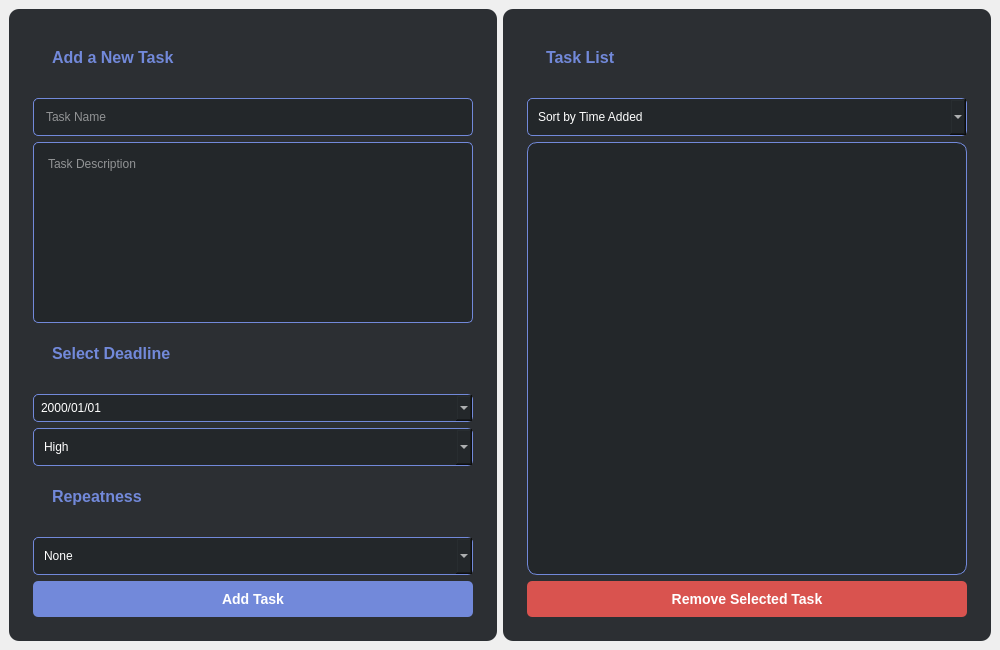
<?xml version="1.0" encoding="UTF-8"?>
<ui version="4.0">
 <class>MainWindow</class>
 <widget class="QMainWindow" name="MainWindow">
  <property name="geometry">
   <rect>
    <x>0</x>
    <y>0</y>
    <width>1000</width>
    <height>650</height>
   </rect>
  </property>
  <property name="windowTitle">
   <string>Modern To-Do List</string>
  </property>
  <widget class="QWidget" name="centralwidget">
   <layout class="QHBoxLayout" name="horizontalLayout">
    <item>
     <widget class="QFrame" name="inputFrame">
      <property name="styleSheet">
       <string>
        background-color: #2c2f33;
        color: #ffffff;
        border-radius: 10px;
        padding: 15px;
       </string>
      </property>
      <layout class="QVBoxLayout" name="verticalLayout">
       <item>
        <widget class="QLabel" name="inputLabel">
         <property name="styleSheet">
          <string>
           font-size: 16px;
           font-weight: bold;
           margin-bottom: 10px;
           color: #7289da;
          </string>
         </property>
         <property name="text">
          <string>Add a New Task</string>
         </property>
        </widget>
       </item>
       <item>
        <widget class="QLineEdit" name="taskNameInput">
         <property name="styleSheet">
          <string>
           padding: 10px;
           border: 1px solid #7289da;
           border-radius: 5px;
           background-color: #23272a;
           color: #ffffff;
          </string>
         </property>
         <property name="placeholderText">
          <string>Task Name</string>
         </property>
        </widget>
       </item>
       <item>
        <widget class="QTextEdit" name="taskDescInput">
         <property name="styleSheet">
          <string>
           padding: 10px;
           border: 1px solid #7289da;
           border-radius: 5px;
           background-color: #23272a;
           color: #ffffff;
          </string>
         </property>
         <property name="placeholderText">
          <string>Task Description</string>
         </property>
        </widget>
       </item>
       <item>
        <widget class="QLabel" name="deadlineLabel">
         <property name="styleSheet">
          <string notr="true">
           font-size: 16px;
           font-weight: bold;
           margin-bottom: 10px;
           color: #7289da;
          </string>
         </property>
         <property name="text">
          <string>Select Deadline</string>
         </property>
        </widget>
       </item>
       <item>
        <widget class="QDateEdit" name="dateInput">
         <property name="styleSheet">
          <string>
           padding: 5px;
           border: 1px solid #7289da;
           border-radius: 5px;
           background-color: #23272a;
           color: #ffffff;
          </string>
         </property>
         <property name="displayFormat">
          <string>yyyy/MM/dd</string>
         </property>
         <property name="calendarPopup">
          <bool>true</bool>
         </property>
        </widget>
       </item>
       <item>
        <widget class="QComboBox" name="priorityInput">
         <property name="styleSheet">
          <string>
           padding: 10px;
           border: 1px solid #7289da;
           border-radius: 5px;
           background-color: #23272a;
           color: #ffffff;
          </string>
         </property>
         <item>
          <property name="text">
           <string>High</string>
          </property>
         </item>
         <item>
          <property name="text">
           <string>Medium</string>
          </property>
         </item>
         <item>
          <property name="text">
           <string>Low</string>
          </property>
         </item>
        </widget>
       </item>
       <item>
        <widget class="QLabel" name="repeatLabel">
         <property name="styleSheet">
          <string notr="true">
           font-size: 16px;
           font-weight: bold;
           margin-bottom: 10px;
           color: #7289da;
          </string>
         </property>
         <property name="text">
          <string>Repeatness</string>
         </property>
        </widget>
       </item>
       <item>
        <widget class="QComboBox" name="repeatInput">
         <property name="styleSheet">
          <string>
           padding: 10px;
           border: 1px solid #7289da;
           border-radius: 5px;
           background-color: #23272a;
           color: #ffffff;
          </string>
         </property>
         <item>
          <property name="text">
           <string>None</string>
          </property>
         </item>
         <item>
          <property name="text">
           <string>Daily</string>
          </property>
         </item>
         <item>
          <property name="text">
           <string>Weekly</string>
          </property>
         </item>
         <item>
          <property name="text">
           <string>Monthly</string>
          </property>
         </item>
         <item>
          <property name="text">
           <string>Yearly</string>
          </property>
         </item>
        </widget>
       </item>
       <item>
        <widget class="QPushButton" name="addTaskButton">
         <property name="styleSheet">
          <string>
           background-color: #7289da;
           color: #ffffff;
           padding: 10px;
           border-radius: 5px;
           font-size: 14px;
           font-weight: bold;
          </string>
         </property>
         <property name="text">
          <string>Add Task</string>
         </property>
        </widget>
       </item>
      </layout>
     </widget>
    </item>
    <item>
     <widget class="QFrame" name="taskDisplayFrame">
      <property name="styleSheet">
       <string>
        background-color: #2c2f33;
        color: #ffffff;
        border-radius: 10px;
        padding: 15px;
       </string>
      </property>
      <layout class="QVBoxLayout" name="verticalLayout_2">
       <item>
        <widget class="QLabel" name="taskListLabel">
         <property name="styleSheet">
          <string>
           font-size: 16px;
           font-weight: bold;
           margin-bottom: 10px;
           color: #7289da;
          </string>
         </property>
         <property name="text">
          <string>Task List</string>
         </property>
        </widget>
       </item>
       <item>
        <widget class="QComboBox" name="sortTasksDropdown">
         <property name="styleSheet">
          <string>
           padding: 10px;
           border-radius: 5px;
           border: 1px solid #7289da;
           background-color: #23272a;
           color: #ffffff;
          </string>
         </property>
         <item>
          <property name="text">
           <string>Sort by Time Added</string>
          </property>
         </item>
         <item>
          <property name="text">
           <string>Sort by Priority</string>
          </property>
         </item>
         <item>
          <property name="text">
           <string>Sort by Deadline</string>
          </property>
         </item>
        </widget>
       </item>
       <item>
        <widget class="QListWidget" name="taskListWidget">
         <property name="styleSheet">
          <string>
           border: 1px solid #7289da;
           font-size: 14px;
           background-color: #23272a;
           color: #ffffff;
           padding: 5px;
          </string>
         </property>
        </widget>
       </item>
       <item>
        <widget class="QPushButton" name="removeTaskButton">
         <property name="styleSheet">
          <string>
           background-color: #d9534f;
           color: #ffffff;
           padding: 10px;
           border-radius: 5px;
           font-size: 14px;
           font-weight: bold;
          </string>
         </property>
         <property name="text">
          <string>Remove Selected Task</string>
         </property>
        </widget>
       </item>
      </layout>
     </widget>
    </item>
   </layout>
  </widget>
 </widget>
 <resources/>
 <connections/>
</ui>
